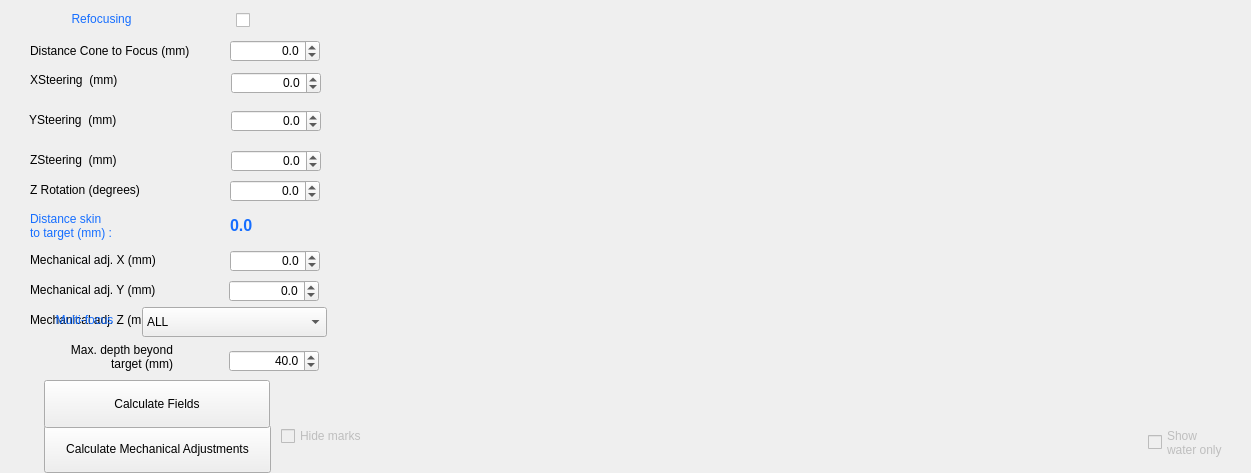
<?xml version="1.0" encoding="UTF-8"?>
<ui version="4.0">
 <class>Widget</class>
 <widget class="QWidget" name="Widget">
  <property name="geometry">
   <rect>
    <x>0</x>
    <y>0</y>
    <width>1251</width>
    <height>473</height>
   </rect>
  </property>
  <property name="windowTitle">
   <string>Widget</string>
  </property>
  <property name="styleSheet">
   <string notr="true"/>
  </property>
  <widget class="QLabel" name="label_20">
   <property name="geometry">
    <rect>
     <x>30</x>
     <y>250</y>
     <width>143</width>
     <height>20</height>
    </rect>
   </property>
   <property name="text">
    <string>Mechanical adj. X (mm)</string>
   </property>
  </widget>
  <widget class="QDoubleSpinBox" name="ZSteeringSpinBox">
   <property name="geometry">
    <rect>
     <x>231</x>
     <y>150</y>
     <width>90</width>
     <height>22</height>
    </rect>
   </property>
   <property name="alignment">
    <set>Qt::AlignRight|Qt::AlignTrailing|Qt::AlignVCenter</set>
   </property>
   <property name="decimals">
    <number>1</number>
   </property>
   <property name="minimum">
    <double>-5.000000000000000</double>
   </property>
   <property name="maximum">
    <double>5.000000000000000</double>
   </property>
   <property name="singleStep">
    <double>0.100000000000000</double>
   </property>
   <property name="value">
    <double>0.000000000000000</double>
   </property>
  </widget>
  <widget class="QLabel" name="label_19">
   <property name="geometry">
    <rect>
     <x>30</x>
     <y>150</y>
     <width>143</width>
     <height>20</height>
    </rect>
   </property>
   <property name="text">
    <string>ZSteering  (mm)</string>
   </property>
  </widget>
  <widget class="QLabel" name="DistanceSkinLabel">
   <property name="geometry">
    <rect>
     <x>230</x>
     <y>210</y>
     <width>76</width>
     <height>31</height>
    </rect>
   </property>
   <property name="font">
    <font>
     <pointsize>12</pointsize>
     <bold>true</bold>
    </font>
   </property>
   <property name="styleSheet">
    <string notr="true">color:rgb(22, 110, 255)</string>
   </property>
   <property name="text">
    <string>0.0</string>
   </property>
   <property name="textInteractionFlags">
    <set>Qt::LinksAccessibleByMouse|Qt::TextSelectableByMouse</set>
   </property>
  </widget>
  <widget class="QLabel" name="label_21">
   <property name="geometry">
    <rect>
     <x>30</x>
     <y>210</y>
     <width>150</width>
     <height>31</height>
    </rect>
   </property>
   <property name="styleSheet">
    <string notr="true">color:rgb(22, 110, 255)</string>
   </property>
   <property name="text">
    <string>Distance skin
to target (mm) :</string>
   </property>
   <property name="indent">
    <number>0</number>
   </property>
  </widget>
  <widget class="QDoubleSpinBox" name="XMechanicSpinBox">
   <property name="geometry">
    <rect>
     <x>230</x>
     <y>250</y>
     <width>90</width>
     <height>22</height>
    </rect>
   </property>
   <property name="alignment">
    <set>Qt::AlignRight|Qt::AlignTrailing|Qt::AlignVCenter</set>
   </property>
   <property name="decimals">
    <number>1</number>
   </property>
   <property name="minimum">
    <double>-10.000000000000000</double>
   </property>
   <property name="maximum">
    <double>10.000000000000000</double>
   </property>
   <property name="singleStep">
    <double>0.100000000000000</double>
   </property>
   <property name="value">
    <double>0.000000000000000</double>
   </property>
  </widget>
  <widget class="QLabel" name="label_23">
   <property name="geometry">
    <rect>
     <x>30</x>
     <y>280</y>
     <width>143</width>
     <height>20</height>
    </rect>
   </property>
   <property name="text">
    <string>Mechanical adj. Y (mm)</string>
   </property>
  </widget>
  <widget class="QDoubleSpinBox" name="YMechanicSpinBox">
   <property name="geometry">
    <rect>
     <x>229</x>
     <y>280</y>
     <width>90</width>
     <height>22</height>
    </rect>
   </property>
   <property name="alignment">
    <set>Qt::AlignRight|Qt::AlignTrailing|Qt::AlignVCenter</set>
   </property>
   <property name="decimals">
    <number>1</number>
   </property>
   <property name="minimum">
    <double>-10.000000000000000</double>
   </property>
   <property name="maximum">
    <double>10.000000000000000</double>
   </property>
   <property name="singleStep">
    <double>0.100000000000000</double>
   </property>
   <property name="value">
    <double>0.000000000000000</double>
   </property>
  </widget>
  <widget class="QWidget" name="AcField_plot1" native="true">
   <property name="geometry">
    <rect>
     <x>343</x>
     <y>30</y>
     <width>868</width>
     <height>381</height>
    </rect>
   </property>
  </widget>
  <widget class="QLabel" name="ZMechaniclabel">
   <property name="geometry">
    <rect>
     <x>30</x>
     <y>310</y>
     <width>143</width>
     <height>20</height>
    </rect>
   </property>
   <property name="text">
    <string>Mechanical adj. Z (mm)</string>
   </property>
  </widget>
  <widget class="QDoubleSpinBox" name="ZMechanicSpinBox">
   <property name="geometry">
    <rect>
     <x>229</x>
     <y>310</y>
     <width>90</width>
     <height>22</height>
    </rect>
   </property>
   <property name="alignment">
    <set>Qt::AlignRight|Qt::AlignTrailing|Qt::AlignVCenter</set>
   </property>
   <property name="decimals">
    <number>1</number>
   </property>
   <property name="minimum">
    <double>-90.000000000000000</double>
   </property>
   <property name="maximum">
    <double>90.000000000000000</double>
   </property>
   <property name="singleStep">
    <double>0.100000000000000</double>
   </property>
   <property name="value">
    <double>0.000000000000000</double>
   </property>
  </widget>
  <widget class="QCheckBox" name="RefocusingcheckBox">
   <property name="geometry">
    <rect>
     <x>223</x>
     <y>10</y>
     <width>27</width>
     <height>20</height>
    </rect>
   </property>
   <property name="font">
    <font>
     <pointsize>18</pointsize>
    </font>
   </property>
   <property name="layoutDirection">
    <enum>Qt::RightToLeft</enum>
   </property>
   <property name="text">
    <string/>
   </property>
  </widget>
  <widget class="QLabel" name="label_22">
   <property name="geometry">
    <rect>
     <x>30</x>
     <y>9</y>
     <width>143</width>
     <height>20</height>
    </rect>
   </property>
   <property name="styleSheet">
    <string notr="true">color:rgb(22, 110, 255)</string>
   </property>
   <property name="text">
    <string>Refocusing</string>
   </property>
   <property name="alignment">
    <set>Qt::AlignCenter</set>
   </property>
  </widget>
  <widget class="QDoubleSpinBox" name="DistanceConeToFocusSpinBox">
   <property name="geometry">
    <rect>
     <x>230</x>
     <y>40</y>
     <width>90</width>
     <height>22</height>
    </rect>
   </property>
   <property name="alignment">
    <set>Qt::AlignRight|Qt::AlignTrailing|Qt::AlignVCenter</set>
   </property>
   <property name="decimals">
    <number>1</number>
   </property>
   <property name="minimum">
    <double>-5.000000000000000</double>
   </property>
   <property name="maximum">
    <double>5.000000000000000</double>
   </property>
   <property name="singleStep">
    <double>0.100000000000000</double>
   </property>
   <property name="value">
    <double>0.000000000000000</double>
   </property>
  </widget>
  <widget class="QLabel" name="label_25">
   <property name="geometry">
    <rect>
     <x>30</x>
     <y>41</y>
     <width>191</width>
     <height>20</height>
    </rect>
   </property>
   <property name="text">
    <string>Distance Cone to Focus (mm)</string>
   </property>
  </widget>
  <widget class="QLabel" name="label_26">
   <property name="geometry">
    <rect>
     <x>30</x>
     <y>180</y>
     <width>143</width>
     <height>20</height>
    </rect>
   </property>
   <property name="text">
    <string>Z Rotation (degrees)</string>
   </property>
  </widget>
  <widget class="QDoubleSpinBox" name="ZRotationSpinBox">
   <property name="geometry">
    <rect>
     <x>230</x>
     <y>180</y>
     <width>90</width>
     <height>22</height>
    </rect>
   </property>
   <property name="alignment">
    <set>Qt::AlignRight|Qt::AlignTrailing|Qt::AlignVCenter</set>
   </property>
   <property name="decimals">
    <number>1</number>
   </property>
   <property name="minimum">
    <double>-180.000000000000000</double>
   </property>
   <property name="maximum">
    <double>180.000000000000000</double>
   </property>
   <property name="singleStep">
    <double>5.000000000000000</double>
   </property>
   <property name="value">
    <double>0.000000000000000</double>
   </property>
  </widget>
  <widget class="QLabel" name="label_27">
   <property name="geometry">
    <rect>
     <x>20</x>
     <y>342</y>
     <width>153</width>
     <height>30</height>
    </rect>
   </property>
   <property name="text">
    <string>Max. depth beyond
target (mm)</string>
   </property>
   <property name="alignment">
    <set>Qt::AlignRight|Qt::AlignTrailing|Qt::AlignVCenter</set>
   </property>
  </widget>
  <widget class="QDoubleSpinBox" name="MaxDepthSpinBox">
   <property name="geometry">
    <rect>
     <x>229</x>
     <y>350</y>
     <width>90</width>
     <height>22</height>
    </rect>
   </property>
   <property name="alignment">
    <set>Qt::AlignRight|Qt::AlignTrailing|Qt::AlignVCenter</set>
   </property>
   <property name="decimals">
    <number>1</number>
   </property>
   <property name="minimum">
    <double>20.000000000000000</double>
   </property>
   <property name="maximum">
    <double>100.000000000000000</double>
   </property>
   <property name="singleStep">
    <double>1.000000000000000</double>
   </property>
   <property name="value">
    <double>40.000000000000000</double>
   </property>
  </widget>
  <widget class="QLabel" name="label_29">
   <property name="geometry">
    <rect>
     <x>30</x>
     <y>70</y>
     <width>143</width>
     <height>20</height>
    </rect>
   </property>
   <property name="text">
    <string>XSteering  (mm)</string>
   </property>
  </widget>
  <widget class="QWidget" name="IsppaScrollBars" native="true">
   <property name="geometry">
    <rect>
     <x>405</x>
     <y>410</y>
     <width>730</width>
     <height>61</height>
    </rect>
   </property>
  </widget>
  <widget class="QCheckBox" name="ShowWaterResultscheckBox">
   <property name="enabled">
    <bool>false</bool>
   </property>
   <property name="geometry">
    <rect>
     <x>1148</x>
     <y>417</y>
     <width>93</width>
     <height>51</height>
    </rect>
   </property>
   <property name="text">
    <string>Show
water only</string>
   </property>
  </widget>
  <widget class="QCheckBox" name="HideMarkscheckBox">
   <property name="enabled">
    <bool>false</bool>
   </property>
   <property name="geometry">
    <rect>
     <x>281</x>
     <y>422</y>
     <width>97</width>
     <height>28</height>
    </rect>
   </property>
   <property name="text">
    <string>Hide marks</string>
   </property>
  </widget>
  <widget class="QLabel" name="MultifocusLabel">
   <property name="geometry">
    <rect>
     <x>13</x>
     <y>310</y>
     <width>143</width>
     <height>20</height>
    </rect>
   </property>
   <property name="styleSheet">
    <string notr="true">color:rgb(22, 110, 255)</string>
   </property>
   <property name="text">
    <string>Multi-focus</string>
   </property>
   <property name="alignment">
    <set>Qt::AlignCenter</set>
   </property>
  </widget>
  <widget class="QComboBox" name="SelCombinationDropDown">
   <property name="geometry">
    <rect>
     <x>142</x>
     <y>307</y>
     <width>185</width>
     <height>30</height>
    </rect>
   </property>
   <item>
    <property name="text">
     <string>ALL</string>
    </property>
   </item>
  </widget>
  <widget class="QDoubleSpinBox" name="YSteeringSpinBox">
   <property name="geometry">
    <rect>
     <x>231</x>
     <y>110</y>
     <width>90</width>
     <height>22</height>
    </rect>
   </property>
   <property name="alignment">
    <set>Qt::AlignRight|Qt::AlignTrailing|Qt::AlignVCenter</set>
   </property>
   <property name="decimals">
    <number>1</number>
   </property>
   <property name="minimum">
    <double>-5.000000000000000</double>
   </property>
   <property name="maximum">
    <double>5.000000000000000</double>
   </property>
   <property name="singleStep">
    <double>0.100000000000000</double>
   </property>
   <property name="value">
    <double>0.000000000000000</double>
   </property>
  </widget>
  <widget class="QLabel" name="label_28">
   <property name="geometry">
    <rect>
     <x>29</x>
     <y>110</y>
     <width>143</width>
     <height>20</height>
    </rect>
   </property>
   <property name="text">
    <string>YSteering  (mm)</string>
   </property>
  </widget>
  <widget class="QDoubleSpinBox" name="XSteeringSpinBox">
   <property name="geometry">
    <rect>
     <x>231</x>
     <y>72</y>
     <width>90</width>
     <height>22</height>
    </rect>
   </property>
   <property name="alignment">
    <set>Qt::AlignRight|Qt::AlignTrailing|Qt::AlignVCenter</set>
   </property>
   <property name="decimals">
    <number>1</number>
   </property>
   <property name="minimum">
    <double>-5.000000000000000</double>
   </property>
   <property name="maximum">
    <double>5.000000000000000</double>
   </property>
   <property name="singleStep">
    <double>0.100000000000000</double>
   </property>
   <property name="value">
    <double>0.000000000000000</double>
   </property>
  </widget>
  <widget class="QPushButton" name="CalculateMechAdj">
   <property name="geometry">
    <rect>
     <x>44</x>
     <y>425</y>
     <width>227</width>
     <height>48</height>
    </rect>
   </property>
   <property name="autoFillBackground">
    <bool>false</bool>
   </property>
   <property name="styleSheet">
    <string notr="true"/>
   </property>
   <property name="text">
    <string>Calculate Mechanical Adjustments</string>
   </property>
  </widget>
  <widget class="QPushButton" name="CalculateAcField">
   <property name="geometry">
    <rect>
     <x>44</x>
     <y>380</y>
     <width>226</width>
     <height>48</height>
    </rect>
   </property>
   <property name="autoFillBackground">
    <bool>false</bool>
   </property>
   <property name="styleSheet">
    <string notr="true"/>
   </property>
   <property name="text">
    <string>Calculate Fields</string>
   </property>
  </widget>
 </widget>
 <tabstops>
  <tabstop>DistanceConeToFocusSpinBox</tabstop>
  <tabstop>ZSteeringSpinBox</tabstop>
  <tabstop>ZRotationSpinBox</tabstop>
  <tabstop>XMechanicSpinBox</tabstop>
  <tabstop>YMechanicSpinBox</tabstop>
  <tabstop>ZMechanicSpinBox</tabstop>
  <tabstop>SelCombinationDropDown</tabstop>
  <tabstop>MaxDepthSpinBox</tabstop>
  <tabstop>ShowWaterResultscheckBox</tabstop>
  <tabstop>RefocusingcheckBox</tabstop>
  <tabstop>HideMarkscheckBox</tabstop>
 </tabstops>
 <resources/>
 <connections/>
</ui>
